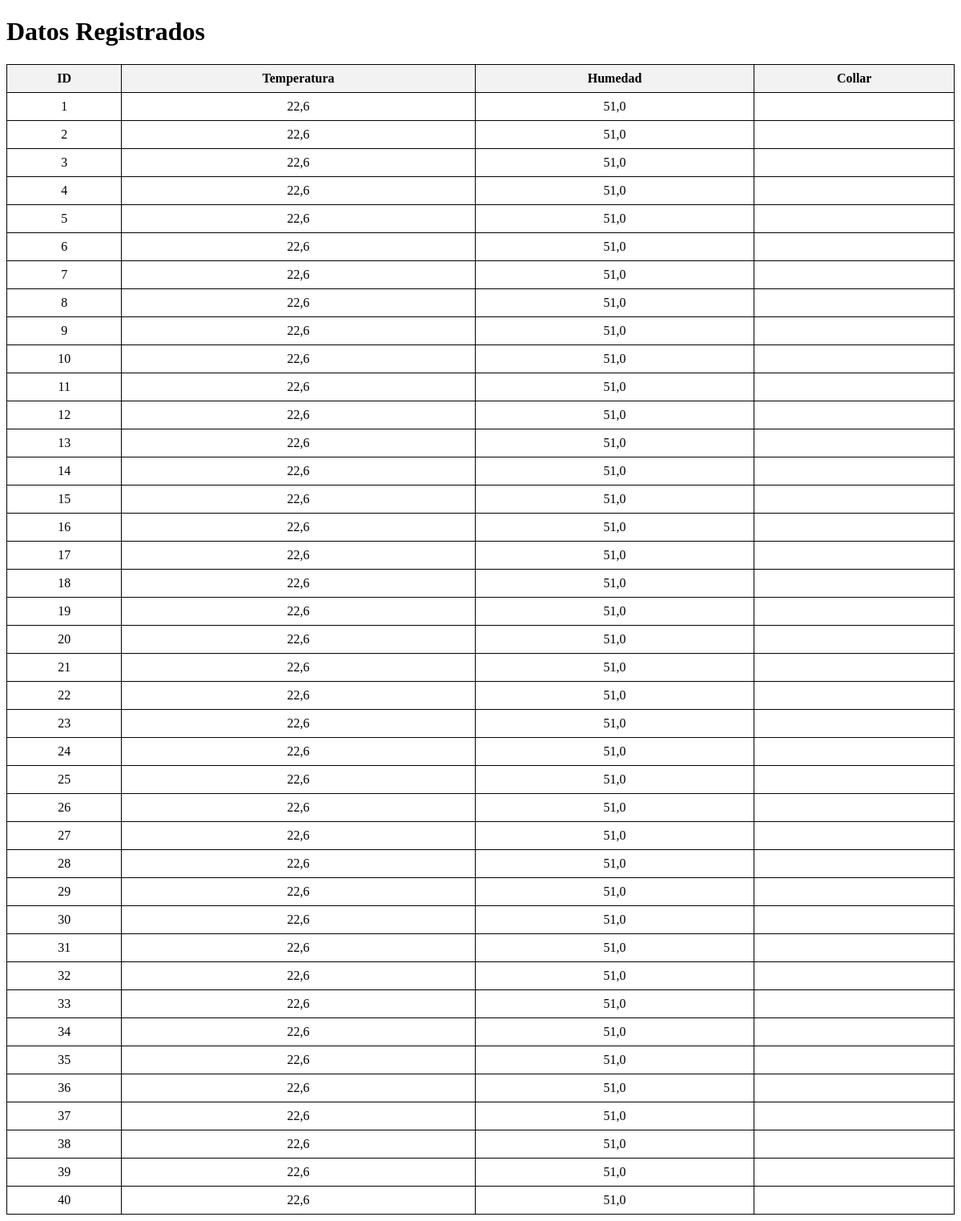
The page /mostrar_datos/ (signed in) on the database its author committed.
### temp_car/models.py (models this page shows, shortened)
class Medicion(models.Model):
    humedad = models.FloatField()
    temperatura = models.FloatField()
    fecha_hora = models.DateTimeField(auto_now_add=True)

### temp_car/views.py (the view)
# urls.py: path('mostrar_datos/', views.mostrar_datos, name='mostrar_datos'),
@login_required
def mostrar_datos(request):
    datos = Medicion.objects.all()
    return render(request, 'mostrar_datos.html', {'datos': datos})

### temp_car/templates/mostrar_datos.html (shortened to what this page needs)
<!DOCTYPE html>
<html>
<head>
</head>
<body>
    <h1>Datos Registrados</h1>
    <table>
        <tr>
            <th>ID</th>
            <th>Temperatura</th>
            <th>Humedad</th>
            <th>Collar</th>
        </tr>
        {% for dato in datos %}
        <tr>
            <td>{{ dato.id }}</td>
            <td>{{ dato.temperatura }}</td>
            <td>{{ dato.humedad }}</td>
            <td>{{ dato.collar_id }}</td>
        </tr>
        {% endfor %}
    </table>
</body>
</html>

### temp_car/templates/mostrar_datos.html (style rules this page uses)
table { border-collapse: collapse; width: 100%; }
th, td { border: 1px solid black; padding: 8px; text-align: center; }
th { background-color: #f2f2f2; }

### rows shown on the page
Medicion: id "1", temperatura "22,6", humedad "51,0"
Medicion: id "2", temperatura "22,6", humedad "51,0"
Medicion: id "3", temperatura "22,6", humedad "51,0"
Medicion: id "4", temperatura "22,6", humedad "51,0"
Medicion: id "5", temperatura "22,6", humedad "51,0"
Medicion: id "6", temperatura "22,6", humedad "51,0"
Medicion: id "7", temperatura "22,6", humedad "51,0"
Medicion: id "8", temperatura "22,6", humedad "51,0"
Medicion: id "9", temperatura "22,6", humedad "51,0"
Medicion: id "10", temperatura "22,6", humedad "51,0"
Medicion: id "11", temperatura "22,6", humedad "51,0"
Medicion: id "12", temperatura "22,6", humedad "51,0"
Medicion: id "13", temperatura "22,6", humedad "51,0"
Medicion: id "14", temperatura "22,6", humedad "51,0"
Medicion: id "15", temperatura "22,6", humedad "51,0"
Medicion: id "16", temperatura "22,6", humedad "51,0"
Medicion: id "17", temperatura "22,6", humedad "51,0"
Medicion: id "18", temperatura "22,6", humedad "51,0"
Medicion: id "19", temperatura "22,6", humedad "51,0"
Medicion: id "20", temperatura "22,6", humedad "51,0"
Medicion: id "21", temperatura "22,6", humedad "51,0"
Medicion: id "22", temperatura "22,6", humedad "51,0"
Medicion: id "23", temperatura "22,6", humedad "51,0"
Medicion: id "24", temperatura "22,6", humedad "51,0"
Medicion: id "25", temperatura "22,6", humedad "51,0"
Medicion: id "26", temperatura "22,6", humedad "51,0"
Medicion: id "27", temperatura "22,6", humedad "51,0"
Medicion: id "28", temperatura "22,6", humedad "51,0"
Medicion: id "29", temperatura "22,6", humedad "51,0"
Medicion: id "30", temperatura "22,6", humedad "51,0"
Medicion: id "31", temperatura "22,6", humedad "51,0"
Medicion: id "32", temperatura "22,6", humedad "51,0"
Medicion: id "33", temperatura "22,6", humedad "51,0"
Medicion: id "34", temperatura "22,6", humedad "51,0"
Medicion: id "35", temperatura "22,6", humedad "51,0"
Medicion: id "36", temperatura "22,6", humedad "51,0"
Medicion: id "37", temperatura "22,6", humedad "51,0"
Medicion: id "38", temperatura "22,6", humedad "51,0"
Medicion: id "39", temperatura "22,6", humedad "51,0"
Medicion: id "40", temperatura "22,6", humedad "51,0"
